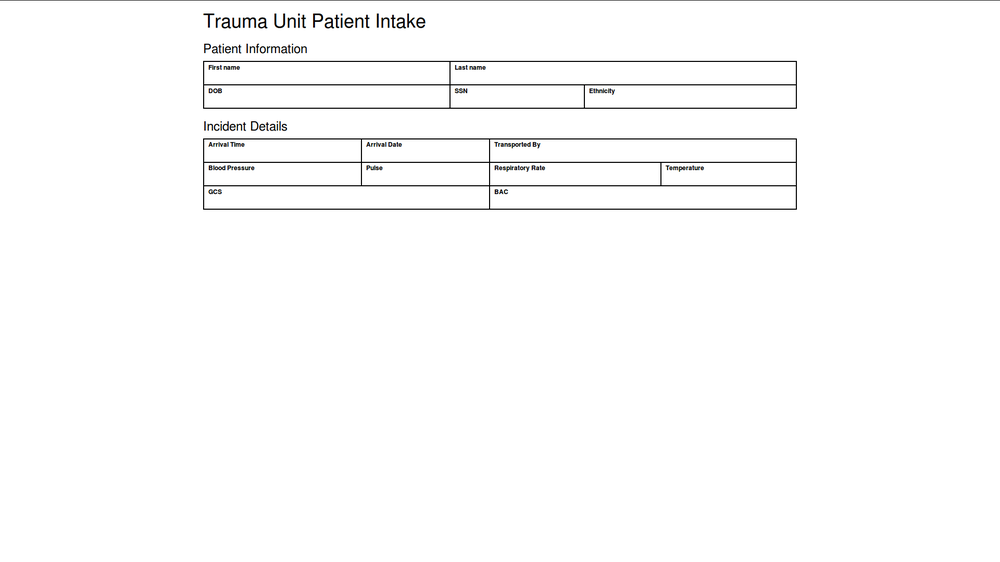
#> input picture data/preprocessing/trauma_form.png, 1000 x 562 px, shrunk from 1920 x 1080 before the run
$ python form_parser.py   (Python 2 division)
#> lines starting #> are read from the running program, lines starting #| are printed output that depends on the picture; after the words box and inside, x2 and y2 are one past the last pixel; in counts of white or black regions, pixels touching at a corner belong together

import cv2
import numpy as np
import time
# takes in image of a form, outputs the parsed files to a directory, rectangle details for the input

def extractRectangle(img,rectangle):
	x = rectangle[0][0][0]
	y = rectangle[0][0][1]
	w = rectangle[0][0][1] - rectangle[1][0][1]
	h = rectangle[3][0][0]-rectangle[0][0][0]
	#x,y,w,h = rec[0],rect[1],rect[2],rect[3]
	roi = thresh[y:y+h,x:x+w]
	return roi


file = "trauma_form.png"
img = cv2.imread(file,2)
#> img: shape (562, 1000); min 0, max 255, mean 251.2
kernel = np.ones((5,5),'uint8')
ret,thresh = cv2.threshold(img,50,255,0)
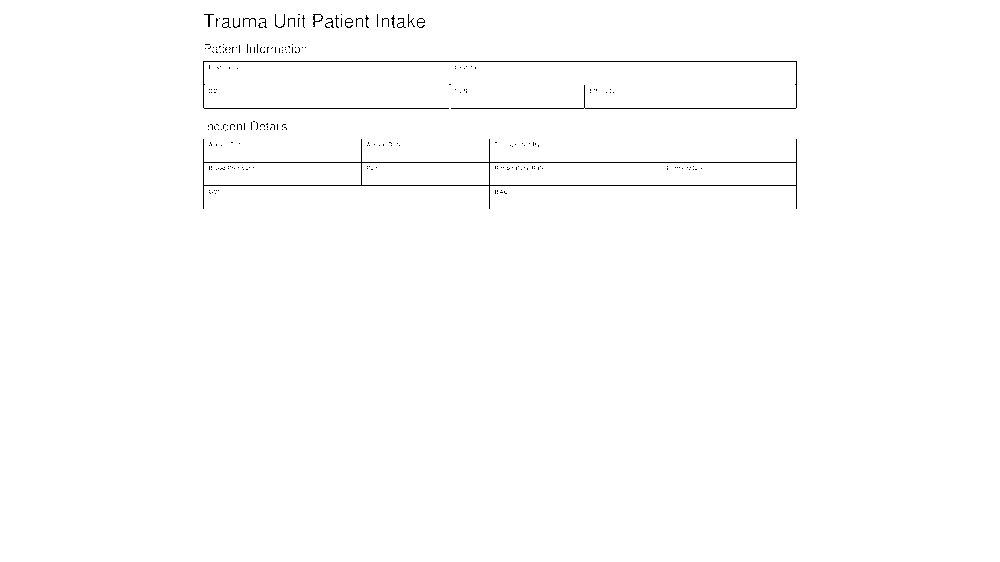
#> thresh: shape (562, 1000); 99.3% white; black in thin lines or dots, all inside (x1, y1, x2, y2) = (203, 14, 797, 209)
erosion = cv2.erode(thresh,kernel,2)
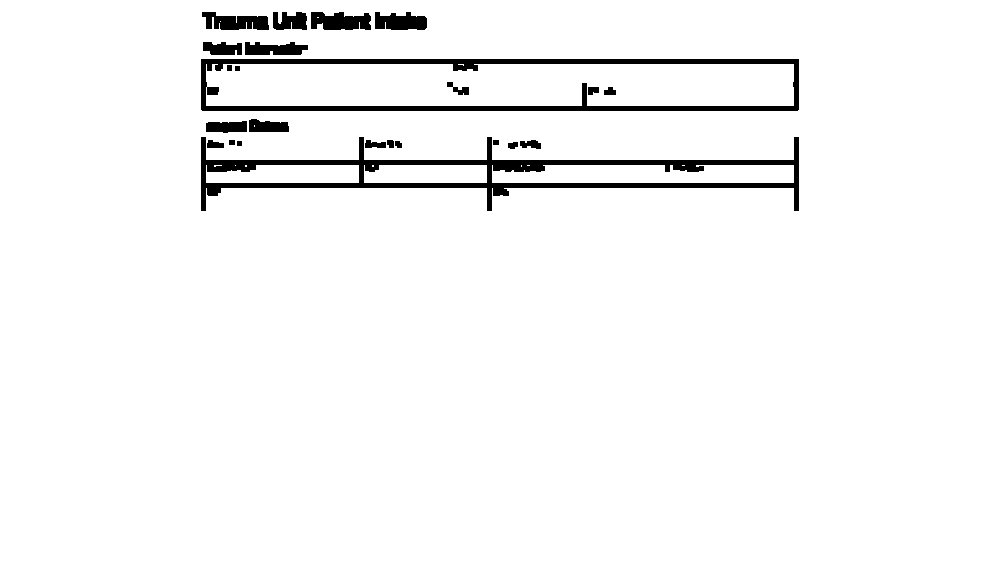
#> erosion: shape (562, 1000); 96.3% white; 24 black regions, largest, box (x1, y1, x2, y2) and area: (201, 137, 799, 211) 8275, (201, 59, 799, 111) 6847, (311, 12, 371, 30) 867
edges = cv2.Canny(erosion,100,300,0)
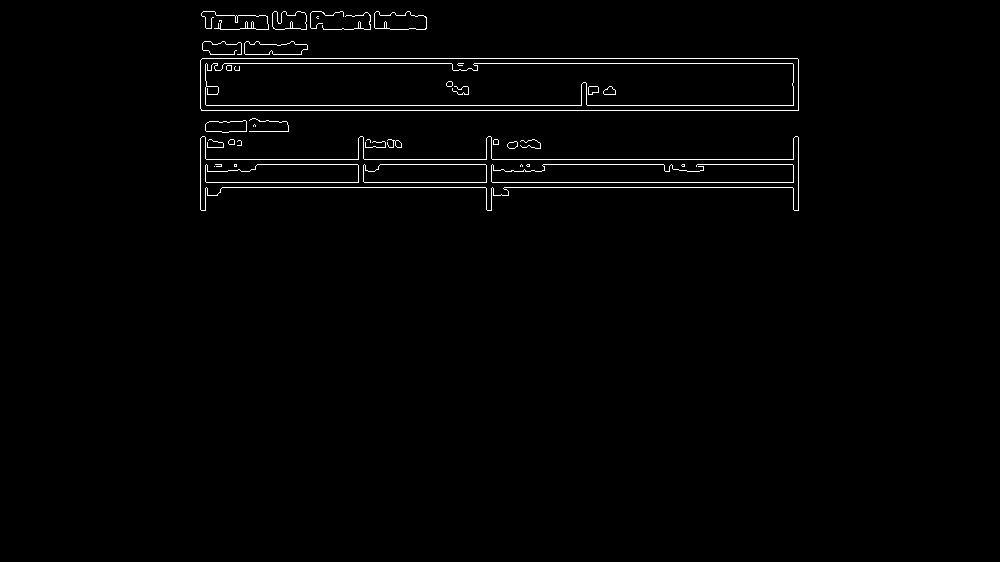
#> edges: shape (562, 1000); 1.3% white in thin lines or dots, all inside (x1, y1, x2, y2) = (200, 11, 799, 211)
contours, hierarchy = cv2.findContours(edges , 3 , 1)
#> contours = 65 contours, 30 with area under 20; largest, box (x1, y1, x2, y2) and area: (200, 58, 799, 111) 31092, (200, 58, 799, 111) 31091, (205, 63, 794, 106) 24340, (205, 63, 794, 106) 24334, (200, 136, 799, 211) 17750

starts = [64,2]
target_fields = []
im = cv2.imread(file,1)
#> im is the input picture: shape (562, 1000, 3); mean B, G, R 251.3, 251.3, 251.3
for start in starts:
	c = hierarchy[0][start]
	target_fields.append(contours[start])
	while c[0]>0:
		target_fields.append( contours[ c[0] ] )
		c = hierarchy[0][ c[0] ]
#> this loop made 2 passes
#> after the loop, target_fields = 22 contours, 12 with area under 20; largest, box (x1, y1, x2, y2) and area: (200, 58, 799, 111) 31092, (200, 136, 799, 211) 17750, (374, 11, 427, 30) 748, (244, 41, 308, 55) 629, (272, 11, 307, 30) 494


for i in range( 0,len(target_fields) ):
	cv2.drawContours(im,target_fields,i,(0,255,0) )
#> this loop made 22 passes
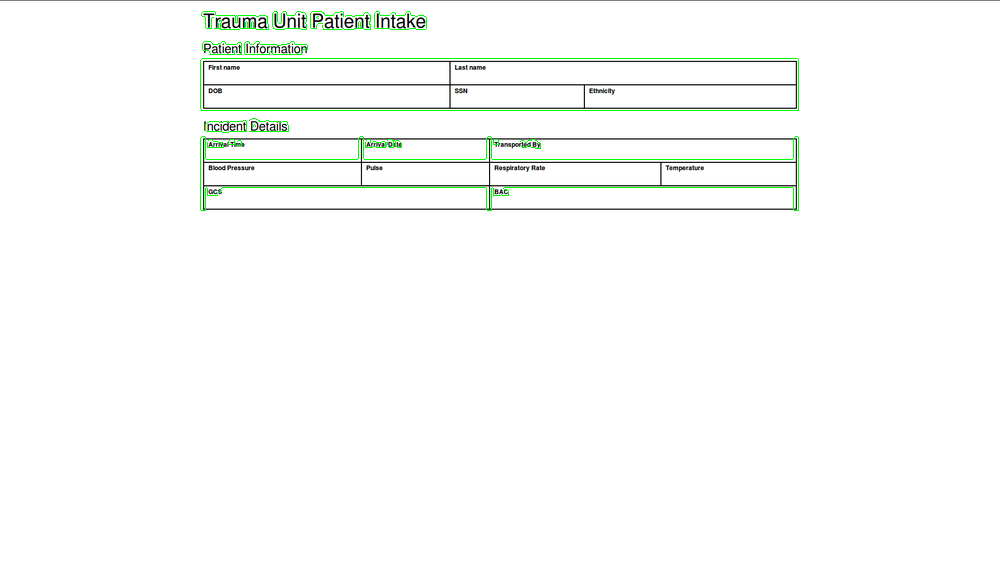
#> im: shape (562, 1000, 3); 0.75% of pixels changed, all inside (x1, y1, x2, y2) = (200, 11, 799, 211)

cv2.imshow('form',im )

rects = []
for t in target_fields:
	#approx = cv2.approxPolyDP( t , cv2.arcLength(t,True)*.02 , True )
	rects.append( cv2.boundingRect(t) )
#> after the loop, rects = 22 items, first 6: (235, 15, 3, 8), (365, 141, 21, 7), (237, 140, 5, 6), (520, 139, 21, 10), (493, 139, 6, 6), (387, 139, 15, 9)

x,y,w,h = 0,0,0,0
i = 0
for rect in rects:
        x,y,w,h = rect[0],rect[1],rect[2],rect[3]
        roi = thresh[y:y+h,x:x+w]
        #cv2.rectangle( thresh , (x,y) , (x+w,y+h) , (0,255,0) )
        cv2.imwrite('output/'+str(i)+'.png',roi )
        cv2.imshow('file'+str(i),roi)
	time.sleep(1)
	i = i+1
#> this loop made 22 passes
#> (x, y, w, h) on passes 1, 2, 3, 4, 5, 6, 7, 8, 9, 10, 12, 13: (235, 15, 3, 8), (365, 141, 21, 7), (237, 140, 5, 6), (520, 139, 21, 10), (493, 139, 6, 6), (387, 139, 15, 9), (366, 139, 5, 4), (228, 139, 7, 6), (207, 139, 17, 9), (200, 136, 599, 75), (205, 120, 42, 13), (249, 118, 40, 14)
#> (x, y, w, h, roi) on passes 11, 17: (253, 124, 3, 3, [[255, 255, 255], [255, 255, 255], [255, 255, 255]]), (316, 16, 3, 3, [[255, 255, 255], [255, 255, 255], [255, 255, 255]])
#> after the loop, i = 22
